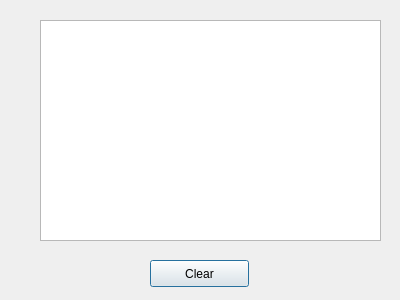
<?xml version="1.0" encoding="UTF-8"?>
<ui version="4.0">
 <class>QtMessage</class>
 <widget class="QDialog" name="QtMessage">
  <property name="windowModality">
   <enum>Qt::WindowModal</enum>
  </property>
  <property name="geometry">
   <rect>
    <x>0</x>
    <y>0</y>
    <width>400</width>
    <height>300</height>
   </rect>
  </property>
  <property name="windowTitle">
   <string>Dialog</string>
  </property>
  <widget class="QListWidget" name="listLijst">
   <property name="geometry">
    <rect>
     <x>40</x>
     <y>20</y>
     <width>341</width>
     <height>221</height>
    </rect>
   </property>
  </widget>
  <widget class="QPushButton" name="clear">
   <property name="geometry">
    <rect>
     <x>150</x>
     <y>260</y>
     <width>99</width>
     <height>27</height>
    </rect>
   </property>
   <property name="text">
    <string>Clear</string>
   </property>
  </widget>
 </widget>
 <resources/>
 <connections/>
</ui>
